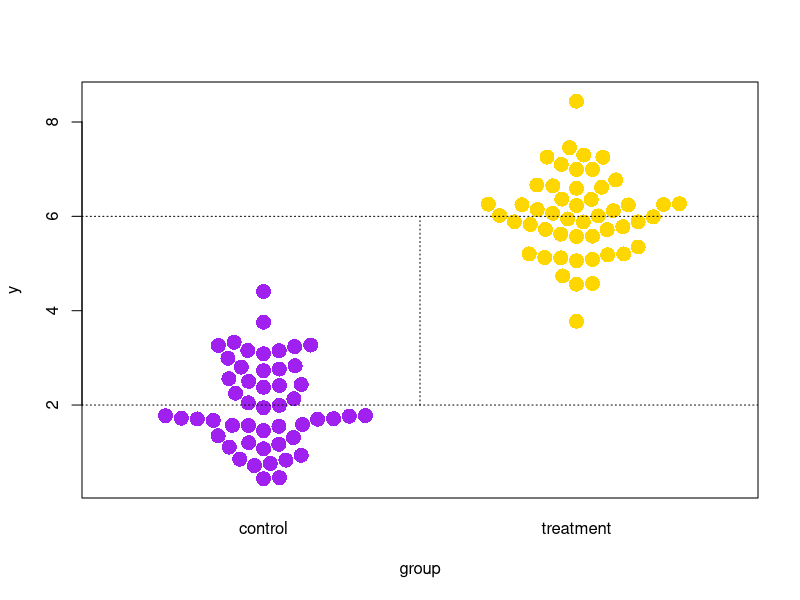
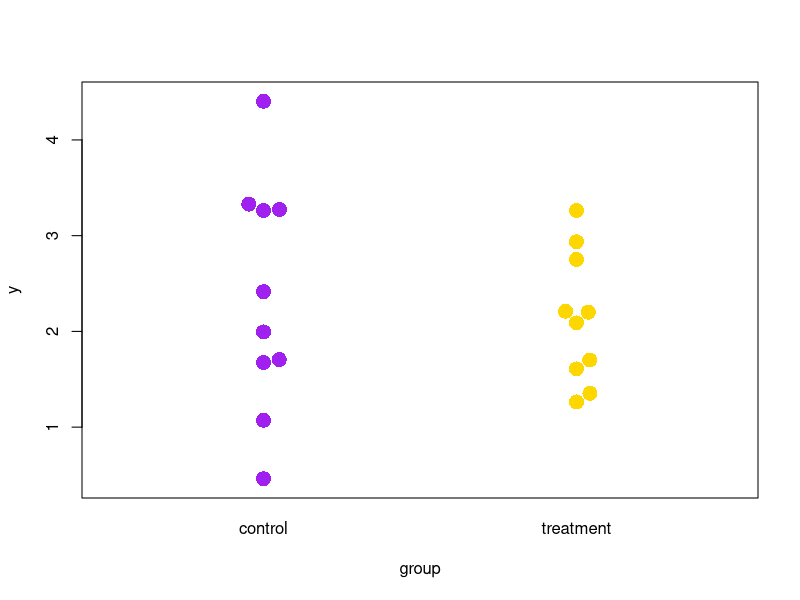
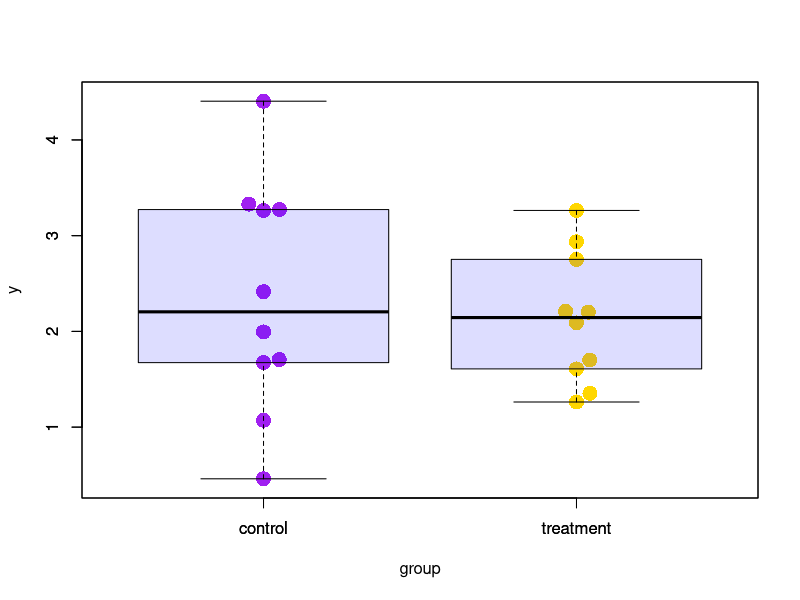
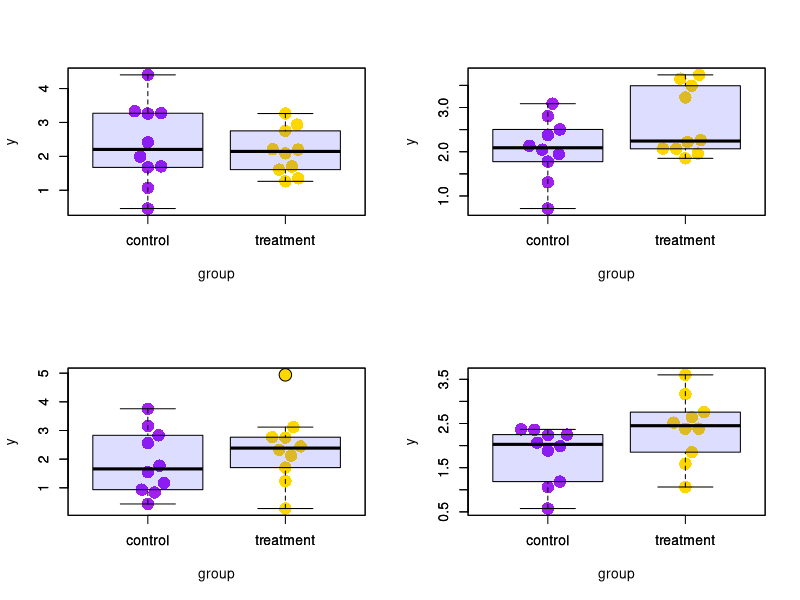
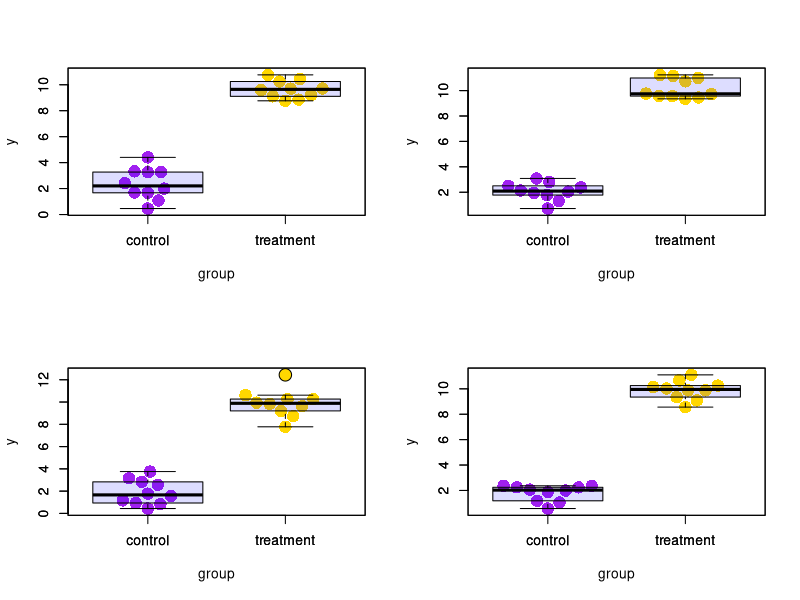
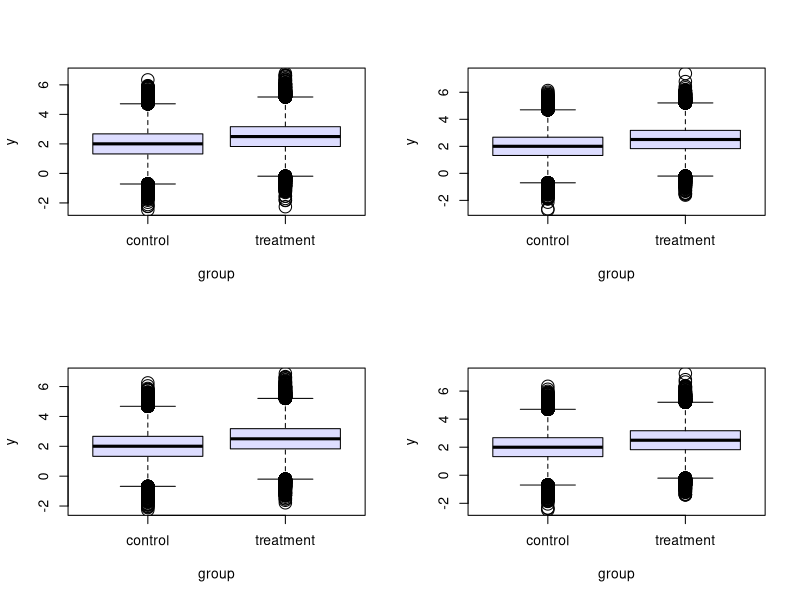

R code for these plots, in order:
## ---- chunk 1
knitr::opts_chunk$set(echo = FALSE)
library(beeswarm)
library(knitr)
library(kableExtra)
beeswarm_sim <- function(n, mean1, mean2, add_means=FALSE, add_beeswarm=TRUE){
  group_1 <- rnorm(n, mean=mean1)
  group_2 <- rnorm(n, mean=mean2)
  df <- data.frame(
    group=c(rep("control", n), rep("treatment", n)),
    y=c(group_1, group_2)
  )
  if(add_beeswarm){
    beeswarm(y ~ group, data=df, col=c("purple", "gold"), pch=16, cex=2)
  }
  if(add_means){
    boxplot(y ~ group, data=df, add=add_beeswarm, col="#0000ff22", cex=2)
  }
}
## ---- chunk 2
df <- data.frame(Type = c("Exposure", "Outcome", "Population"), 
                 Descriptive = linebreak(c(" ", " ", " ")), 
                 Inferential = linebreak(c(" ", " ", " ")))
kable(df, col.names = c("", "Descriptive", "Inferential"), escape = F, caption = "Basic Elements of Study Design") %>%
  kable_styling(latex_options = "hold_position")
## ---- chunk 3
df <- data.frame(Type = c("Exposure", "Outcome", "Population"), 
                 Descriptive = linebreak(c(" ", "ischemic stroke (IS)", "women age 45-60 without IS")), 
                 Inferential = linebreak(c("experimental treatment", "death from IS", "women age 45-60 with IS")))
kable(df, col.names = c("", "Descriptive", "Inferential"), escape = F) %>%
  kable_styling(latex_options = "hold_position")
## ---- chunk 4
df <- data.frame(Exposure = c("Exposed", "Unexposed"), 
                 Outcome = linebreak(c("a", "b")), 
                 NoOutcome = linebreak(c("c", "d")))
kable(df, col.names = c("", "Outcome", "No Outcome"), escape = F,
      caption="Example 2x2 Table") %>%
  kable_styling(latex_options = "hold_position")
## ---- chunk 5
set.seed(0)
beeswarm_sim(n=50, mean1=2.0, mean2=6.0)
abline(2.0, 0, lty='dotted')
abline(6.0, 0, lty='dotted')
segments(x0=1.5, x1=1.5, y0=2.0, y1=6.0, lty='dotted')
## ---- chunk 6
set.seed(0)
beeswarm_sim(n=10, mean1=2.0, mean2=2.5)
## ---- chunk 7
set.seed(0)
beeswarm_sim(n=10, mean1=2.0, mean2=2.5, add_means=TRUE)
## ---- chunk 8
set.seed(0)
par(mfrow=c(2, 2))
for(i in 1:4){
  beeswarm_sim(n=10, mean1=2.0, mean2=2.5, add_means=TRUE)
}
## ---- chunk 9
set.seed(0)
par(mfrow=c(2, 2))
for(i in 1:4){
  beeswarm_sim(n=10, mean1=2., mean2=10., add_means=TRUE)
}
## ---- chunk 10
set.seed(0)
par(mfrow=c(2, 2))
for(i in 1:4){
  beeswarm_sim(n=100000, mean1=2.0, mean2=2.5, add_means=TRUE, add_beeswarm=FALSE)
}
